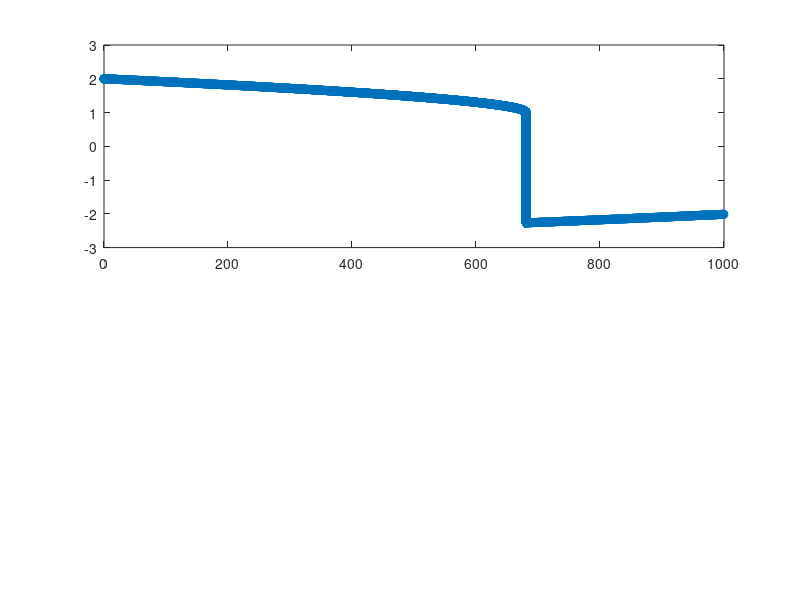

Reproduce this figure in MATLAB. (Note: this script raises an error after producing the figure.)
clear;
clc;


N = int64(1e6);
time = [];
c1 = [];
c2 = [];
c3 = [];
hAccepted = [];
hRejected = [];
timeStep = [];
tRejected = [];
%ODE System Init
eqNo = 2;
y = zeros(N,eqNo);
facmax = 50;
facmin = 0.5;
safetyFactor = 0.8;
Atol = 1e-6;
Rtol = 1e-4;

% %Damped- unforced oscillator
% e = 0.1;
% w = 10;
% f = {@(x,y) (y(2));
%      @(x,y) -(2*e*w*y(2) + w^2*y(1))};
% y(1,1) = 0.02;
% y(1,2) = 0;
% T = 4.0;
% h = 1e-2;
% x = linspace(0,T,N);

% %Non-stiff Van-der-Pol Oscillator
% mu = 2.0;
% f = {@(x,y) (y(2));
%      @(x,y) (mu*(1.0 - y(1)^2)*y(2) - y(1))};
% y(1,1) = 2.0;
% y(1,2) = 0;
% T = 20;
% h = 1e-5;
% x = linspace(0,T,N);

% Stiff Van-der-Pol Oscillator
mu = 1000;
f = {@(x,y) (y(2));
     @(x,y) mu*(1-y(1)^2)*y(2) - y(1)};
y(1,1) = 2.0;
y(1,2) = 0;
T = 1000;
h = 1e-3;
x = linspace(0,T,N);


d = 1/(2 + sqrt(2));
e32 = 6 + sqrt(2);
order = 3;

%---Start Integration------%
i = 2;
t = 0;
while i < N && t < T
    timeStep = [timeStep,double(h)];
    Sol = zeros(eqNo,1);
    betterSol = zeros(eqNo,1);
    %Computing the solutions for the new step

    J = [0, 1; -2*mu*y(i-1,2)*y(i-1,1), mu*(1 - y(i-1,1)^2)];
    %J = [0,1;-w^2, -2*e*w];
    k = zeros(order,eqNo);
    F = zeros(order,eqNo);
    dx = 1e-5;
    %b = zeros(eqNo,1);
    dfdt = zeros(eqNo,1);
    W = eye(length(J)) - h*J*d;
    %First Slope computation
    for ii=1:eqNo
        dfdt(ii,1) = (f{ii}(x(i-1)+dx,y(i-1,:)) - f{ii}(x(i-1),y(i-1,:)))/dx;%Maybe replace this by the derivative function in DERIVSUITE 
        F(1,ii) = f{ii}(x(i-1),y(i-1,:));
    end
    %c1 = [c1, cond(A)];
    k(1,:) = W\F(1,:)';
    %Second Slope computation
    for ii=1:eqNo
        F(2,ii) = f{ii}(x(i-1),y(i-1,:)+0.5*h*k(1,ii));
    end
    k(2,:) = W\(F(2,:)' - k(1,:)') + k(1,:)';
    %---Actual Integration----
    for ii=1:eqNo
        Sol(ii,1) = y(i-1,ii) + h*k(2,ii);
    end
    %Third Slope computation
    for ii=1:eqNo
        F(3,ii) = f{ii}(x(i),Sol(:,1));
    end
    k3 = W\(F(3,:)' - e32*(k(2,:) - F(2,:)') - 2*(k(1,:) - F(1,:)'));
    %-----Adaptive error analysis-------
    
    threshold = Atol/Rtol;
    error = (h/6)*norm(k(1,:) - 2*k(2,:) + k(3,:)) / max(max(norm(Sol),norm(y(i-1,:))),threshold);
    
    if isnan(error)
            fprintf("Solution is Diverging! \n");
            break;
    end
    
    %hnew = h*min(facmax,max(facmin,safetyFactor*(Rtol/error)^(1/(2+1))));
    hnew = max(h*facmin,h*max(0.5,0.8*(Rtol/error)^(1/(2+1))));
    if error > Rtol
        fprintf("Rejecting solution and reducing step size! \n");
        hRejected = [hRejected, h];
        tRejected = [tRejected, t];
        facmax = 1;
        h = hnew;
    else %Updating the accepted solution
        fprintf("Iteration %d, updating solution! \n",i);
        time = [time, t];
        y(i,:) = Sol;
        t = t + h;
        i = i + 1;
        hAccepted = [hAccepted, h];
        h = hnew;
    end
    if i >= N
        fprintf("Max iterations exceeded! \n");
        break;
    end
end




fprintf("Final time reached, end of integration!\n");

%Exact solution
% t = linspace(0,T,N);
% exact = y(1,1)*exp(-t).*cos(9.95*t);
figure(2)
subplot(2,1,1);
plot(time,y(1:length(time),1),'-o');%,'-o',t,exact);
hold on;
opts = odeset('RelTol',1e-20,'Abstol',1e-20);
[tym,exact] = ode23s(@vdpstiff,[0 T],[2; 0],opts);%Check for the value of mu inside @vdp
plot(tym,exact(:,1),'-')%,t,exact(:,2),'^',t,exact(:,3),'*');
title('Solution of van der Pol Equation, \mu = 1000');
 xlabel('Time t');
 ylabel('Solution y_1');
 legend('Numerical', 'Exact/MATLAB');
subplot(2,1,2);
 semilogy(time,hAccepted,'o');
 legend('Accepted');
 hold on;
 semilogy(tRejected,hRejected,'*');
 title('Timesteps- Accepted and rejected')
 xlabel('Iteration');
 ylabel('log(h)');
 %semilogy(t);
 legend('Accepted','Rejected');

function dydt = vdpns(t,y)
% Evaluate the van der Pol ODEs for mu = 2.
 
dydt = [y(2); 2*(1-y(1)^2)*y(2) - y(1)];
end

function dydt = vdpstiff(t,y)
% Evaluate the van der Pol ODEs for mu = 1000.
 
dydt = [y(2); 1000*(1-y(1)^2)*y(2) - y(1)];
end